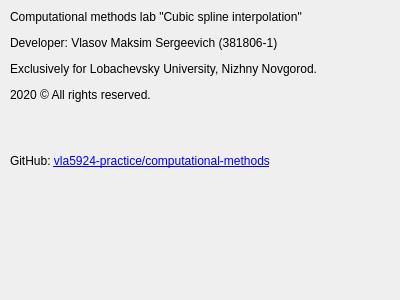
<?xml version="1.0" encoding="UTF-8"?>
<ui version="4.0">
 <class>AboutDialog</class>
 <widget class="QDialog" name="AboutDialog">
  <property name="geometry">
   <rect>
    <x>0</x>
    <y>0</y>
    <width>400</width>
    <height>300</height>
   </rect>
  </property>
  <property name="windowTitle">
   <string>About</string>
  </property>
  <property name="whatsThis">
   <string notr="true"/>
  </property>
  <widget class="QLabel" name="label">
   <property name="geometry">
    <rect>
     <x>10</x>
     <y>10</y>
     <width>381</width>
     <height>281</height>
    </rect>
   </property>
   <property name="text">
    <string>&lt;html&gt;&lt;head/&gt;&lt;body&gt;&lt;p&gt;Computational methods lab &amp;quot;Cubic spline interpolation&amp;quot;&lt;/p&gt;&lt;p&gt;Developer: Vlasov Maksim Sergeevich (381806-1)&lt;/p&gt;&lt;p&gt;Exclusively for Lobachevsky University, Nizhny Novgorod. &lt;/p&gt;&lt;p&gt;2020 © All rights reserved.&lt;/p&gt;&lt;p&gt;&lt;br/&gt;&lt;/p&gt;&lt;p&gt;GitHub: &lt;a href=&quot;https://github.com/vla5924-practice/computational-methods/tree/main/01_spline&quot;&gt;&lt;span style=&quot; text-decoration: underline; color:#0000ff;&quot;&gt;vla5924-practice/computational-methods&lt;/span&gt;&lt;/a&gt;&lt;/p&gt;&lt;/body&gt;&lt;/html&gt;</string>
   </property>
   <property name="textFormat">
    <enum>Qt::RichText</enum>
   </property>
   <property name="alignment">
    <set>Qt::AlignLeading|Qt::AlignLeft|Qt::AlignTop</set>
   </property>
  </widget>
 </widget>
 <resources/>
 <connections/>
</ui>
